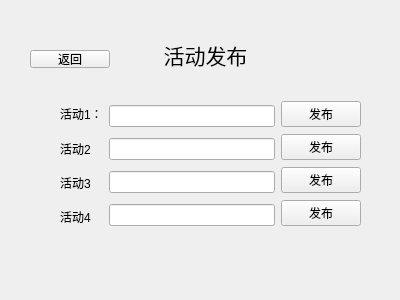
<?xml version="1.0" encoding="UTF-8"?>
<ui version="4.0">
 <class>TeaClubPub</class>
 <widget class="QWidget" name="TeaClubPub">
  <property name="geometry">
   <rect>
    <x>0</x>
    <y>0</y>
    <width>400</width>
    <height>300</height>
   </rect>
  </property>
  <property name="windowTitle">
   <string>Form</string>
  </property>
  <widget class="QLabel" name="mainLabel">
   <property name="geometry">
    <rect>
     <x>160</x>
     <y>30</y>
     <width>91</width>
     <height>51</height>
    </rect>
   </property>
   <property name="text">
    <string>&lt;html&gt;&lt;head/&gt;&lt;body&gt;&lt;p align=&quot;center&quot;&gt;&lt;span style=&quot; font-size:16pt;&quot;&gt;活动发布&lt;/span&gt;&lt;/p&gt;&lt;/body&gt;&lt;/html&gt;</string>
   </property>
  </widget>
  <widget class="QPushButton" name="exitButton">
   <property name="geometry">
    <rect>
     <x>30</x>
     <y>50</y>
     <width>80</width>
     <height>18</height>
    </rect>
   </property>
   <property name="text">
    <string>返回</string>
   </property>
  </widget>
  <widget class="QWidget" name="">
   <property name="geometry">
    <rect>
     <x>60</x>
     <y>100</y>
     <width>301</width>
     <height>131</height>
    </rect>
   </property>
   <layout class="QHBoxLayout" name="horizontalLayout">
    <item>
     <layout class="QVBoxLayout" name="verticalLayout">
      <item>
       <widget class="QLabel" name="pubLabel1">
        <property name="text">
         <string>活动1：</string>
        </property>
       </widget>
      </item>
      <item>
       <widget class="QLabel" name="pubLabel2">
        <property name="text">
         <string>活动2</string>
        </property>
       </widget>
      </item>
      <item>
       <widget class="QLabel" name="pubLabel3">
        <property name="text">
         <string>活动3</string>
        </property>
       </widget>
      </item>
      <item>
       <widget class="QLabel" name="pubLabel4">
        <property name="text">
         <string>活动4</string>
        </property>
       </widget>
      </item>
     </layout>
    </item>
    <item>
     <layout class="QVBoxLayout" name="verticalLayout_2">
      <item>
       <widget class="QLineEdit" name="pubLineEdit1"/>
      </item>
      <item>
       <widget class="QLineEdit" name="pubLineEdit2"/>
      </item>
      <item>
       <widget class="QLineEdit" name="pubLineEdit3"/>
      </item>
      <item>
       <widget class="QLineEdit" name="pubLineEdit4"/>
      </item>
     </layout>
    </item>
    <item>
     <layout class="QVBoxLayout" name="verticalLayout_3">
      <item>
       <widget class="QPushButton" name="pubButton1">
        <property name="text">
         <string>发布</string>
        </property>
       </widget>
      </item>
      <item>
       <widget class="QPushButton" name="pubButton2">
        <property name="text">
         <string>发布</string>
        </property>
       </widget>
      </item>
      <item>
       <widget class="QPushButton" name="pubButton3">
        <property name="text">
         <string>发布</string>
        </property>
       </widget>
      </item>
      <item>
       <widget class="QPushButton" name="pubButton4">
        <property name="text">
         <string>发布</string>
        </property>
       </widget>
      </item>
     </layout>
    </item>
   </layout>
  </widget>
 </widget>
 <resources/>
 <connections/>
</ui>
